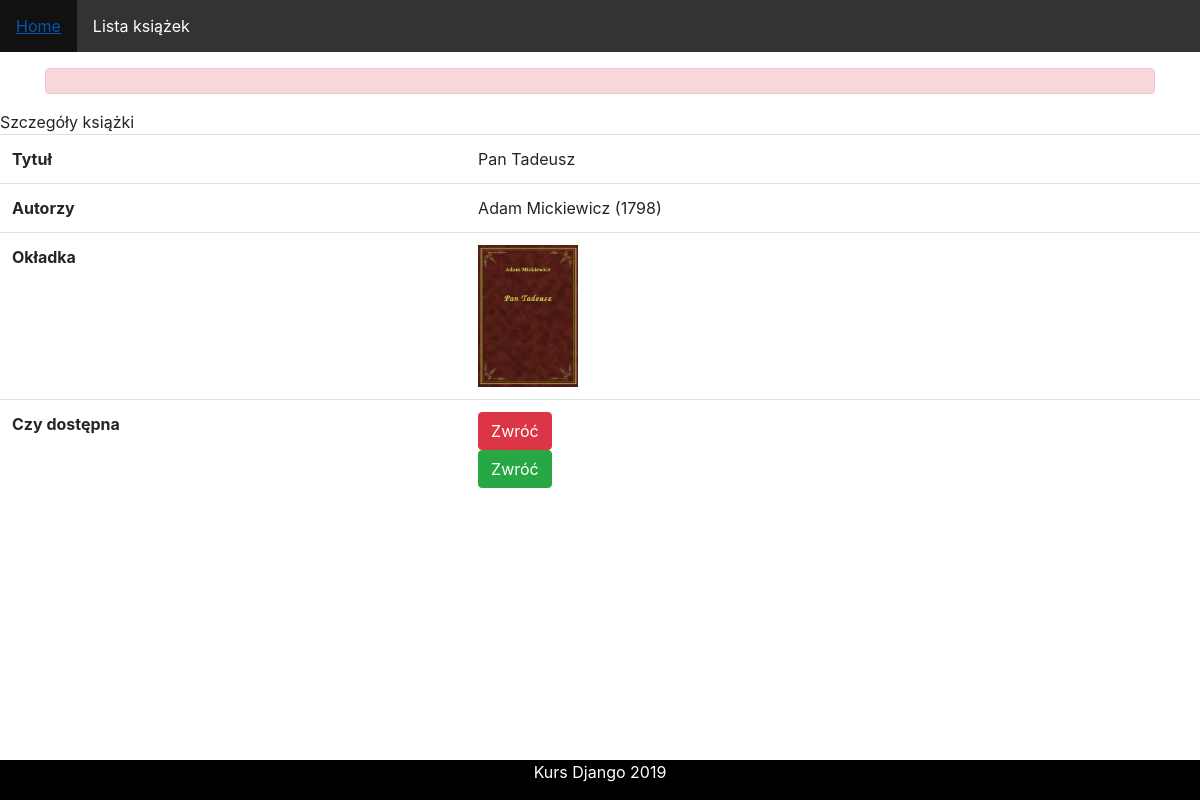
Before: /books/1 (signed in) with the older database file.
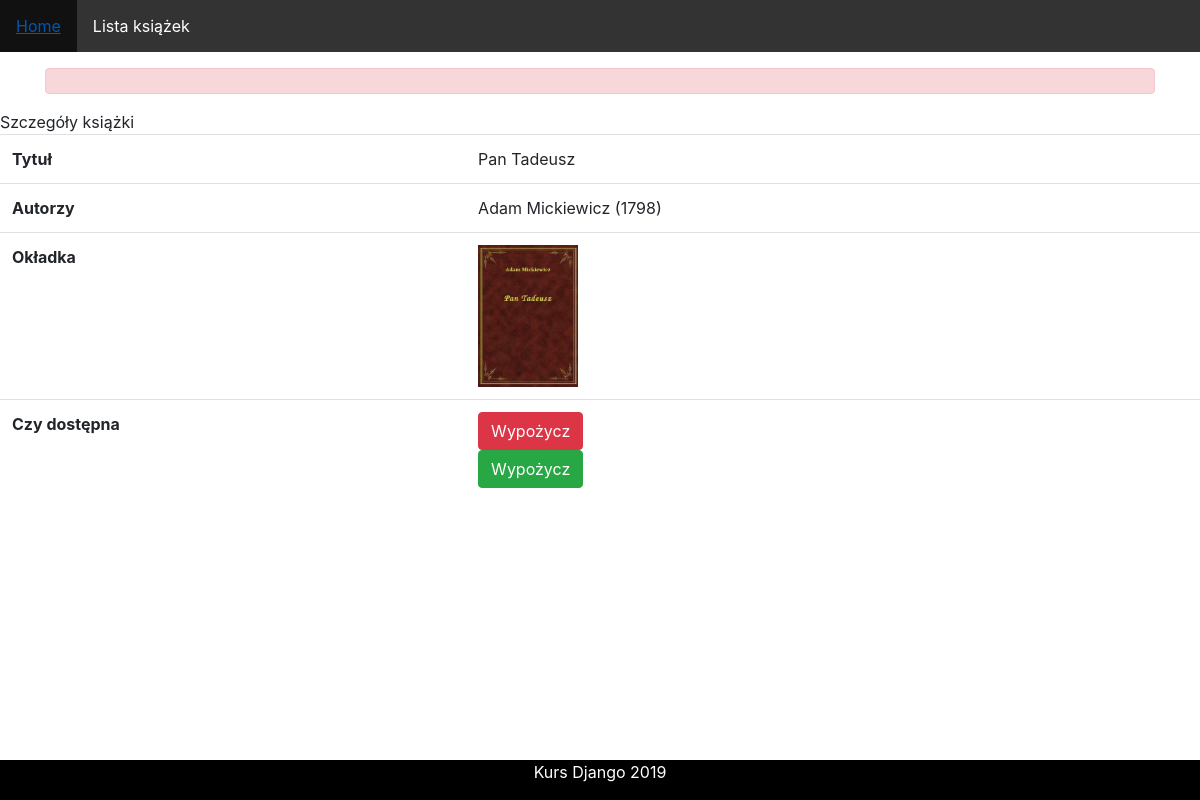
After: the same page with the newer database file.
### books/views.py (the view, shortened to what this page needs)
# urls.py: path("/<int:book_id>", views.book_details, name="details"),
def book_details(request, book_id):
    book = get_object_or_404(Book, pk=book_id)
    context = {'book': book}
    return render(
        request,
        "books/books_details.html",
        context,
    )

### books/models.py (called while the page is built)
    def __str__(self):
        return f"{self.firstname} {self.lastname} ({self.birtday.year})"

    @property
    def authors(self):
        return ", ".join([str(a) for a in self.author.all()])

### books/templates/books/books_details.html (shortened to what this page needs)
{% extends "books/base.html" %}
{% block content %}
Szczegóły książki
<table class="table ">
    <tr>
    <th>Tytuł</th>
        <td>{{book.title}}</td>
    </tr>
<tr>
    <th>Autorzy</th>
        <td>{{book.authors}}</td>
    </tr>
      <th>Okładka</th>
        <td>
            {% if book.cover_image %}<img width="100px" src="{{ book.cover_image.url }}"></td> {% endif %}
      <th>Czy dostępna</th>
        <td>
            {% if request.user.is_authenticated %}
            <form method="post" action="">
             {% if book.is_avaiable %}
                <input type="submit" name="loan" class="btn btn-danger" value="Wypożycz">
            {% else %}
                <input type="submit" name="loan_back" class="btn btn-danger" value="Zwróć">
            {% endif %}
             </form>
            {% if book.is_avaiable %}
                <a href="{% url 'books:loan' book.id %}" class="btn btn-success">Wypożycz</a>
            {% else %}
                <a href="{% url 'books:loan_back' book.id %}" class="btn btn-success">Zwróć</a>
            {% endif %}
            {% endif %}
    </td>
</table>
{% endblock %}

Changed rows visible on the page:
changed Book "Pan Tadeusz": is_avaiable False → True (drawn)
Other visible differences:
form field loan: (not shown) → "Wypożycz"
form field loan_back: "Zwróć" → (not shown)
text no longer shown: "Zwróć"
text now shown: "Wypożycz"
